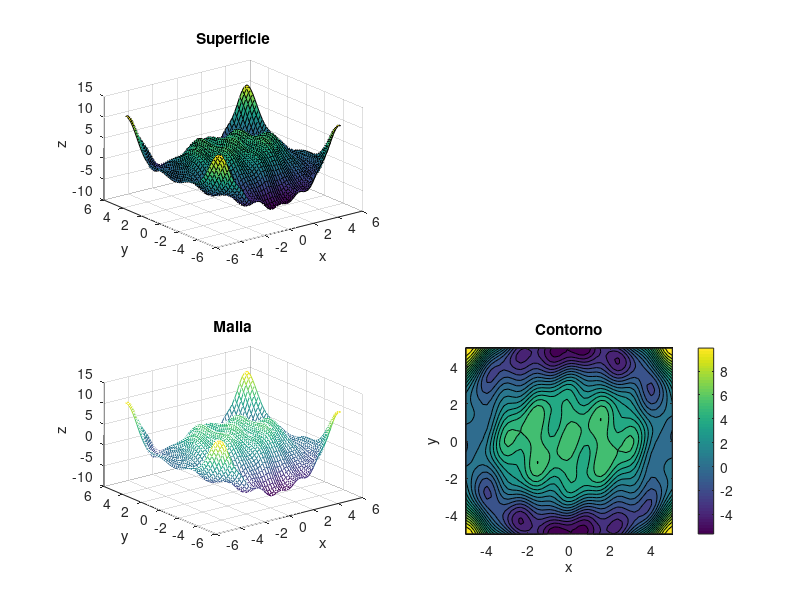

Write the MATLAB code that produced this figure. (Note: this script raises an error after producing the figure.)
% Representación gráfica en 3D
% Realice un script en Matlab que dibuje sobre el área −5 ≤ 𝑥, 𝑦 ≤ 5 la superficie, la superficie en forma de malla
% y el contorno de la función:
% Z = y .* sin(pi * X ./ 10) + 5 * cos((X.^2 + Y.^2) ./ 8) + cos(X + Y) .* cos(3*X - Y);

% Variables independientes (vectores) 
x = linspace(-5, 5, 50);  % 50 puntos espaciados linealmente entre -5 y 5.
y = linspace(-5, 5, 50); 

% Malla de puntos
[X, Y] = meshgrid(x, y);  % coge los vectores x e y y crea dos matrices. Cada columna de la combinación de ambas matrices
% representa un punto en el espacio 

% Evaluar la función para cada par de cordenadas de la malla, determinan la
% "altura" 
Z = y .* sin(pi * X ./ 10) + 5 * cos((X.^2 + Y.^2) ./ 8) + cos(X + Y) .* cos(3*X - Y);
%división elemento a elemento (./) y la potencia elemento a elemento (.^) que asegura que la operación se realice
%para cada elemento de las matrices X e Y

% Crea una nueva ventana de figura
figure; 

subplot(2, 2, 1); % primer subgráfico : Superficie
surf(X, Y, Z); %surf dibuja la superficie en 3D
title('Superficie');
xlabel('x');
ylabel('y');
zlabel('z');

subplot(2, 2, 3); % tercer subgráfico : Malla
mesh(X, Y, Z); % dibuja la superficie en forma de malla= solo dibuja las líneas que conectan los puntos
title('Malla');
xlabel('x');
ylabel('y');
zlabel('z');

subplot(2, 2, 4); % cuarto subgráfico : Contorno
contourf(X, Y, Z, 20); % Dibuja las líneas de contorno con colores. 
% 20 niveles de contorno, cuanto más alto sea este valor más detalle
title('Contorno');
xlabel('x');
ylabel('y');
colorbar;  % Añade la barra de color qu muestra la escala de valores de z 
% correspondientes a los diferentes colores en el gráfico de contorno.

% Añadir un título general a la figura
sgtitle('Representación 3D de la función'); 